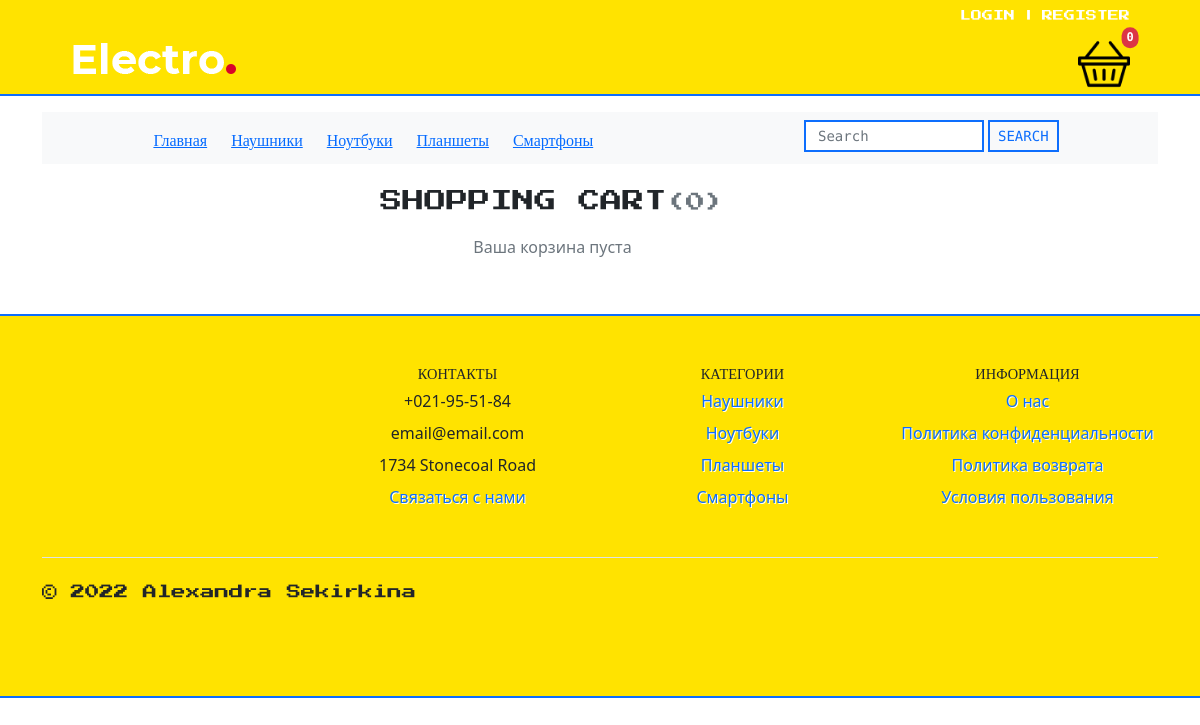
Page /cart/ on the committed database.
### store/models.py (models this page shows, shortened)
class Category(models.Model):
    name = models.CharField(max_length=100, db_index=True, verbose_name='Категория')
    slug = models.SlugField(db_index=True, unique=True)
    objects = models.Manager()
    class Meta:
        verbose_name = 'Категория(ю)'
        verbose_name_plural = 'Категории'
    def get_absolute_url(self):
        return reverse('store:bycategory', kwargs={'slug': self.slug})

class StoreInfo(models.Model):
    logo = models.ImageField(max_length=250)
    name = models.CharField(max_length=150)
    address = models.CharField(max_length=150)
    phone = models.CharField(max_length=150)
    short_description = models.CharField(max_length=250)
    email = models.EmailField(max_length=150)
    about_us = models.TextField(max_length=2500)
    privacy_policy = models.TextField(max_length=2500)
    orders_and_returns = models.TextField(max_length=2500)
    terms_and_conditions = models.TextField(max_length=2500)
    class Meta:
        verbose_name = 'Информация о магазине'
        verbose_name_plural = 'Информация о магазине'

### cart/views.py (the view)
# urls.py: path('', cart, name='cart'),
def cart(request):
    basket = Basket(request)
    context = {
        'basket': basket,
    }
    return render(request, 'store/cart.html', context)

### cart/cart.py (called while the page is built)
    def __len__(self):
        return sum(item['qty'] for item in self.basket.values())

### cart/context_processors.py (called while the page is built)
def basket(request):
    return {'basket': Basket(request)}

### store/templatetags/store_tags.py (called while the page is built)
@register.simple_tag()
def get_categories():
    return cache.get_or_set('store_categories', Category.objects.filter().annotate(cnt=Count
    ('products', filter=F('products__is_available'))).filter(cnt__gt=0))

@register.simple_tag()
def get_store_info():
    return StoreInfo.objects.get(pk=1)

### store/templates/store/cart.html (shortened to what this page needs)
{% extends 'base.html' %}
{% load static %}
{% block content %}
<div class="row">
    <div class="col-md-2"></div>
    <div class="col-md-7">
        <h1 class="text-center mb-2 SHOPPING_CART">
            {% with total_qty=basket|length %}
            Shopping cart<small class="text-muted">(<span id="cart-qty">{{ total_qty }}</span>)
        </small></h1>
        {% endwith %}
            <div class="row g-2">
                {% with total_qty=basket|length %}
                {% if total_qty != 0 %}
                    <div class="col-md-4"></div>
                    <div class="col-md-2 border-bottom">
                        <h5 class="SC_SUBT"> К оплате: </h5>
                    </div>
                    <div class="col-md-3 border-bottom"></div>
                    <div class="col-md-2 border-bottom">
                        <h3 class="SC_SUBT text-end"> &#8381
                            <span id="subtotal">{{ basket.get_total_price }}</span>
                        </h3>
                    </div>
                    <div class="col-md-1"></div>
                {% else %}
                    <h6 class="text-center text-muted mt-4"> Ваша корзина пуста</h6>
                {% endif %}
                {% endwith %}
            </div>
    </div>
</div>
{% endblock %}

### templates/inc/_navigation.html
{% load store_tags %}
<div class="container my-6 NAV">
    <nav class="navbar navbar-expand-lg navbar-light bg-light py-6">
        <div class="row mx-auto">
            {% url 'home' as Home %}
            <a class="col {% if request.path == Home %} TEXT_YEL
            {% else %} TEXT_BLU {% endif %}" href="{% url 'home' %}">Главная</a>
            {% get_categories as categories %}
            {% for cat in categories %}
                <a class="col {% if request.path == cat.get_absolute_url %} TEXT_YEL
                {% else %} TEXT_BLU {% endif %}" href="{{ cat.get_absolute_url }}">{{ cat.name }}</a>
            {% endfor %}
        </div>
        <form class="d-flex mb-1 mx-auto" action="{% url 'store:search' %}" method="get">
            <input class="form-control me-1 SEARCH" type="text" name="search" placeholder="Search">
            <input class="btn btn-outline-primary py-0 px-2
            SEARCH_BUTTON" type="submit" value="search">
        </form>
    </nav>
</div>
<br>

### templates/inc/_footer.html
{% load cache %}
{% cache 30 footer %}
{% load store_tags %}
{% get_store_info as store %}
{% get_categories as categories %}
<br>
<br>
<div class="FOOTER">
    <br>
    <div class="container">
        <footer class="py-4">
            <div class="row">
                <div class="col-6 col-md-3 mb-3">
                </div>
                <div class="col-6 col-md-3 mb-3">
                    <h5 class="FOOTER_TITLE">
                        Контакты </h5>
                    <ul class="nav flex-column text-center">
                        <li class="nav-item mb-2"> {{ store.phone }}</li>
                        <li class="nav-item mb-2"> {{ store.email }}</li>
                        <li class="nav-item mb-2"> {{ store.address }}</li>
                        <li class="nav-item mb-2 mx-auto FOOTER_LINKS">
                            <a href="{% url 'contact_form' %}" class="nav-link p-0">
                                Связаться с нами</a>
                        </li>
                    </ul>
                </div>
                <div class="col-6 col-md-3 mb-3">
                    <h5 class="FOOTER_TITLE">
                        Категории</h5>
                    <ul class="nav flex-column">
                        {% for cat in categories %}
                        <li class="nav-item mb-2 mx-auto FOOTER_LINKS">
                            <a href="{{ cat.get_absolute_url }}" class="nav-link p-0">
                                {{ cat.name }}</a></li>
                        {% endfor %}
                    </ul>
                </div>
                <div class="col-6 col-md-3 mb-3">
                    <h5 class="FOOTER_TITLE">
                        Информация</h5>
                    <ul class="nav flex-column">
                        <li class="nav-item mb-2 mx-auto FOOTER_LINKS">
                            <a href="{% url 'store:about' %}" class="nav-link p-0">
                                О нас</a>
                        </li>
                        <li class="nav-item mb-2 mx-auto FOOTER_LINKS">
                            <a href="{% url 'store:ppol' %}" class="nav-link p-0">
                                Политика конфиденциальности</a></li>
                        <li class="nav-item mb-2 mx-auto FOOTER_LINKS">
                            <a href="{% url 'store:ord_ret' %}" class="nav-link p-0">
                                Политика возврата</a>
                        </li>
                        <li class="nav-item mb-2 mx-auto FOOTER_LINKS">
                            <a href="{% url 'store:terms' %}" class="nav-link p-0">
                                Условия пользования</a>
                        </li>
                    </ul>
                </div>
            </div>
            <div class="d-flex flex-column flex-sm-row justify-content-between py-4 my-4 border-top">
                <p class="SIGNATURE">&copy; 2022 Alexandra Sekirkina</p>
                <ul class="list-unstyled d-flex">
                    <li class="ms-3"><a class="link-dark" href="#">
                        <svg class="bi" width="24" height="24">
                            <use xlink:href="#twitter"/>
                        </svg>
                    </a></li>
                    <li class="ms-3"><a class="link-dark" href="#">
                        <svg class="bi" width="24" height="24">
                            <use xlink:href="#instagram"/>
                        </svg>
                    </a></li>
                    <li class="ms-3"><a class="link-dark" href="#">
                        <svg class="bi" width="24" height="24">
                            <use xlink:href="#facebook"/>
                        </svg>
                    </a></li>
                </ul>
            </div>
        </footer>
    </div>
</div>
{% endcache %}

### electro/static/css/style.css (style rules this page uses)
.TEXT_BLU { color: #056bff !important; }
.SHOPPING_CART { font-family: 'Press Start 2P', cursive; font-size: 22px; text-transform: uppercase; }
.FOOTER { border-top: 2px solid #0d6efd; border-bottom: 2px solid #0d6efd; display: block; background-color: #ffe300; }
.FOOTER_TITLE { text-align: center; text-transform: uppercase; font-family: 'Press Start 2P', cursive; font-size: .9em; }
.FOOTER_LINKS { text-shadow: 1px 1px #fff; }
.SIGNATURE { font-family: 'Press Start 2P', cursive; font-size: .9em; }
.NAV { font-family: 'Press Start 2P', cursive; font-size: 16px; }
.SEARCH { border-radius: 0px; border: 2px solid #0d6efd; width: 180px; height: 32px; font-family: 'Source Code Pro', monospace; font-size: 14px; }
.SEARCH_BUTTON { border: 2px solid; border-radius: 0.3px; font-size: 15px; text-transform: uppercase; vertical-align: bottom; height: 32px; font-family: 'Source Code Pro', monospace; font-size: 14px; text-transform: uppercase; }

### rows in the picture
Category: name "Наушники"
Category: name "Ноутбуки"
Category: name "Планшеты"
Category: name "Смартфоны"
StoreInfo: phone "+021-95-51-84", email "email@email.com", address "1734 Stonecoal Road"

### other values in the picture
{{ total_qty }} "0"
